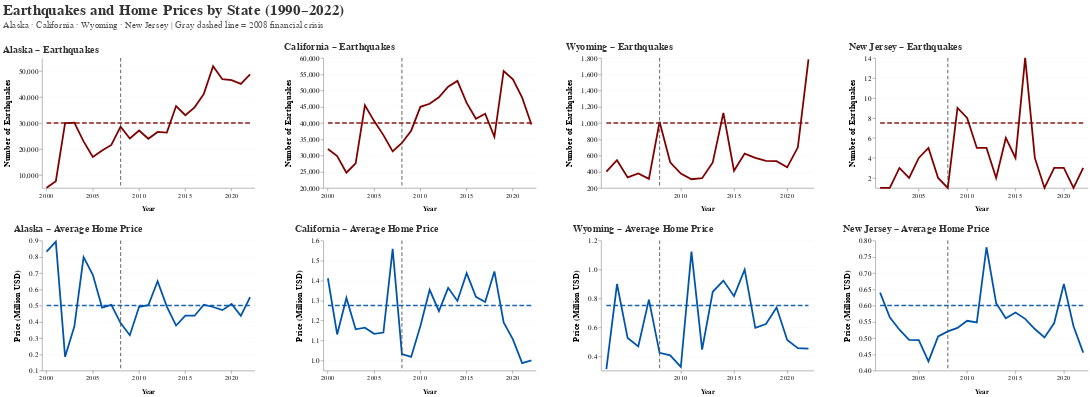

This figure's notebook cell:
### Markdown cell above
# Focus sur un Californie et Alaska

### Code cell
import altair as alt
import pandas as pd

# ---------------------------
# 1. FILTER & PREPARE DATA
# ---------------------------
states_of_interest = ["Alaska", "California", "Wyoming", "New Jersey"]

df = df_state_ACNJW[
    (df_state_ACNJW["state"].isin(states_of_interest)) &
    (df_state_ACNJW["year"] >= 1998) &
    (df_state_ACNJW["year"] <= 2022) &
    (df_state_ACNJW["n_earthquakes"] > 0) &
    (df_state_ACNJW["avg_price"] > 0)
].copy()

df["avg_price_million"] = df["avg_price"] / 1_000_000

# Fix order of states
df["state"] = pd.Categorical(df["state"], categories=states_of_interest, ordered=True)
df = df.sort_values(["state", "year"]).reset_index(drop=True)

# ---------------------------
# 2. COLORS (exactly as requested)
# ---------------------------
LIGHT_RED   = "#ffe6e6"
DARK_RED    = "#800000"
LIGHT_BLUE  = "#e6f2ff"
DEEP_BLUE   = "#0055aa"

# ---------------------------
# 3. 2008 CRISIS LINE
# ---------------------------
crisis_line = alt.Chart(pd.DataFrame({"year": [2008]})).mark_rule(
    color="#444444", strokeDash=[6, 4], strokeWidth=2, opacity=0.7
).encode(x="year:O")

# ---------------------------
# 4. CHART FUNCTION (clean, no config inside)
# ---------------------------
def make_chart(data, state_name, y_field, y_title, line_color, bg_color):
    base = alt.Chart(data).encode(
        x=alt.X("year:O",
                title="Year",
                axis=alt.Axis(
                    values=list(range(1990, 2026, 5)),   # 1990, 1995, 2000, ...
                    labelAngle=0,                        # horizontal labels
                    labelFontSize=11,
                    titleFontSize=12
                ))
    )

    line = base.mark_line(color=line_color, strokeWidth=3).encode(
        y=alt.Y(y_field, title=y_title, scale=alt.Scale(zero=False))
    )

    trend = base.transform_regression("year", y_field.split(":")[0]).mark_line(
        color=line_color, strokeDash=[8, 4], strokeWidth=2.5, opacity=0.9
    )

    return (line + trend + crisis_line).properties(
        width=360,
        height=220,
        title=state_name,
    )

# ---------------------------
# 5. BUILD ALL 8 CHARTS
# ---------------------------
rows = []

for state in states_of_interest:
    state_data = df[df["state"] == state]

    # Earthquakes chart
    eq_chart = make_chart(
        data=state_data,
        state_name=f"{state} – Earthquakes",
        y_field="n_earthquakes:Q",
        y_title="Number of Earthquakes",
        line_color=DARK_RED,
        bg_color=LIGHT_RED
    )

    # House price chart
    price_chart = make_chart(
        data=state_data,
        state_name=f"{state} – Average Home Price",
        y_field="avg_price_million:Q",
        y_title="Price (Million USD)",
        line_color=DEEP_BLUE,
        bg_color=LIGHT_BLUE
    )

    # One row = Earthquakes (left) + Prices (right)
    row = alt.vconcat(eq_chart, price_chart)
    rows.append(row)

# ---------------------------
# 6. FINAL GRID + GLOBAL STYLING
# ---------------------------
final_chart = alt.hconcat(*rows, spacing=50).properties(
    title=alt.TitleParams(
        text="Earthquakes and Home Prices by State (1990–2022)",
        subtitle="Alaska · California · Wyoming · New Jersey | Gray dashed line = 2008 financial crisis",
        fontSize=26,
        subtitleFontSize=16,
        anchor="start",
        offset=20,
        subtitleColor="#555"
    )
).configure_axis(
    gridOpacity=0.25,
    labelFontSize=12,
    titleFontSize=14,
    titlePadding=12
).configure_title(
    fontSize=17,
    anchor="start",
    color="#333333"
).configure_view(
    strokeWidth=0,
)

final_chart

### Figure 1 — Vega-Lite specification as saved in the notebook (floating-point values rounded to 4 significant figures)
{"config": {"view": {"continuousWidth": 300, "continuousHeight": 300, "strokeWidth": 0}, "axis": {"gridOpacity": 0.25, "labelFontSize": 12, "titleFontSize": 14, "titlePadding": 12}, "title": {"anchor": "start", "color": "#333333", "fontSize": 17}}, "hconcat": [{"vconcat": [{"layer": [{"mark": {"type": "line", "color": "#800000", "strokeWidth": 3}, "encoding": {"x": {"axis": {"labelAngle": 0, "labelFontSize": 11, "titleFontSize": 12, "values": [1990, 1995, 2000, 2005, 2010, 2015, 2020, 2025]}, "field": "year", "title": "Year", "type": "ordinal"}, "y": {"field": "n_earthquakes", "scale": {"zero": false}, "title": "Number of Earthquakes", "type": "quantitative"}}}, {"mark": {"type": "line", "color": "#800000", "opacity": 0.9, "strokeDash": [8, 4], "strokeWidth": 2.5}, "encoding": {"x": {"axis": {"labelAngle": 0, "labelFontSize": 11, "titleFontSize": 12, "values": [1990, 1995, 2000, 2005, 2010, 2015, 2020, 2025]}, "field": "year", "title": "Year", "type": "ordinal"}}, "transform": [{"on": "year", "regression": "n_earthquakes"}]}, {"data": {"name": "data-221ef96efb99289c5b8d0f73c8887a73"}, "mark": {"type": "rule", "color": "#444444", "opacity": 0.7, "strokeDash": [6, 4], "strokeWidth": 2}, "encoding": {"x": {"field": "year", "type": "ordinal"}}}], "height": 220, "title": "Alaska – Earthquakes", "width": 360}, {"layer": [{"mark": {"type": "line", "color": "#0055aa", "strokeWidth": 3}, "encoding": {"x": {"axis": {"labelAngle": 0, "labelFontSize": 11, "titleFontSize": 12, "values": [1990, 1995, 2000, 2005, 2010, 2015, 2020, 2025]}, "field": "year", "title": "Year", "type": "ordinal"}, "y": {"field": "avg_price_million", "scale": {"zero": false}, "title": "Price (Million USD)", "type": "quantitative"}}}, {"mark": {"type": "line", "color": "#0055aa", "opacity": 0.9, "strokeDash": [8, 4], "strokeWidth": 2.5}, "encoding": {"x": {"axis": {"labelAngle": 0, "labelFontSize": 11, "titleFontSize": 12, "values": [1990, 1995, 2000, 2005, 2010, 2015, 2020, 2025]}, "field": "year", "title": "Year", "type": "ordinal"}}, "transform": [{"on": "year", "regression": "avg_price_million"}]}, {"data": {"name": "data-221ef96efb99289c5b8d0f73c8887a73"}, "mark": {"type": "rule", "color": "#444444", "opacity": 0.7, "strokeDash": [6, 4], "strokeWidth": 2}, "encoding": {"x": {"field": "year", "type": "ordinal"}}}], "height": 220, "title": "Alaska – Average Home Price", "width": 360}], "data": {"name": "data-f71dd671a118570e9e103a3c07dcd07a"}}, {"vconcat": [{"layer": [{"mark": {"type": "line", "color": "#800000", "strokeWidth": 3}, "encoding": {"x": {"axis": {"labelAngle": 0, "labelFontSize": 11, "titleFontSize": 12, "values": [1990, 1995, 2000, 2005, 2010, 2015, 2020, 2025]}, "field": "year", "title": "Year", "type": "ordinal"}, "y": {"field": "n_earthquakes", "scale": {"zero": false}, "title": "Number of Earthquakes", "type": "quantitative"}}}, {"mark": {"type": "line", "color": "#800000", "opacity": 0.9, "strokeDash": [8, 4], "strokeWidth": 2.5}, "encoding": {"x": {"axis": {"labelAngle": 0, "labelFontSize": 11, "titleFontSize": 12, "values": [1990, 1995, 2000, 2005, 2010, 2015, 2020, 2025]}, "field": "year", "title": "Year", "type": "ordinal"}}, "transform": [{"on": "year", "regression": "n_earthquakes"}]}, {"data": {"name": "data-221ef96efb99289c5b8d0f73c8887a73"}, "mark": {"type": "rule", "color": "#444444", "opacity": 0.7, "strokeDash": [6, 4], "strokeWidth": 2}, "encoding": {"x": {"field": "year", "type": "ordinal"}}}], "height": 220, "title": "California – Earthquakes", "width": 360}, {"layer": [{"mark": {"type": "line", "color": "#0055aa", "strokeWidth": 3}, "encoding": {"x": {"axis": {"labelAngle": 0, "labelFontSize": 11, "titleFontSize": 12, "values": [1990, 1995, 2000, 2005, 2010, 2015, 2020, 2025]}, "field": "year", "title": "Year", "type": "ordinal"}, "y": {"field": "avg_price_million", "scale": {"zero": false}, "title": "Price (Million USD)", "type": "quantitative"}}}, {"mark": {"type": "line", "color": "#0055aa", "opacity": 0.9, "strokeDash": [8, 4], "strokeWidth": 2.5}, "encoding": {"x": {"axis": {"labelAngle": 0, "labelFontSize": 11, "titleFontSize": 12, "values": [1990, 1995, 2000, 2005, 2010, 2015, 2020, 2025]}, "field": "year", "title": "Year", "type": "ordinal"}}, "transform": [{"on": "year", "regression": "avg_price_million"}]}, {"data": {"name": "data-221ef96efb99289c5b8d0f73c8887a73"}, "mark": {"type": "rule", "color": "#444444", "opacity": 0.7, "strokeDash": [6, 4], "strokeWidth": 2}, "encoding": {"x": {"field": "year", "type": "ordinal"}}}], "height": 220, "title": "California – Average Home Price", "width": 360}], "data": {"name": "data-ade29331fc65200de216e79bac469a77"}}, {"vconcat": [{"layer": [{"mark": {"type": "line", "color": "#800000", "strokeWidth": 3}, "encoding": {"x": {"axis": {"labelAngle": 0, "labelFontSize": 11, "titleFontSize": 12, "values": [1990, 1995, 2000, 2005, 2010, 2015, 2020, 2025]}, "field": "year", "title": "Year", "type": "ordinal"}, "y": {"field": "n_earthquakes", "scale": {"zero": false}, "title": "Number of Earthquakes", "type": "quantitative"}}}, {"mark": {"type": "line", "color": "#800000", "opacity": 0.9, "strokeDash": [8, 4], "strokeWidth": 2.5}, "encoding": {"x": {"axis": {"labelAngle": 0, "labelFontSize": 11, "titleFontSize": 12, "values": [1990, 1995, 2000, 2005, 2010, 2015, 2020, 2025]}, "field": "year", "title": "Year", "type": "ordinal"}}, "transform": [{"on": "year", "regression": "n_earthquakes"}]}, {"data": {"name": "data-221ef96efb99289c5b8d0f73c8887a73"}, "mark": {"type": "rule", "color": "#444444", "opacity": 0.7, "strokeDash": [6, 4], "strokeWidth": 2}, "encoding": {"x": {"field": "year", "type": "ordinal"}}}], "height": 220, "title": "Wyoming – Earthquakes", "width": 360}, {"layer": [{"mark": {"type": "line", "color": "#0055aa", "strokeWidth": 3}, "encoding": {"x": {"axis": {"labelAngle": 0, "labelFontSize": 11, "titleFontSize": 12, "values": [1990, 1995, 2000, 2005, 2010, 2015, 2020, 2025]}, "field": "year", "title": "Year", "type": "ordinal"}, "y": {"field": "avg_price_million", "scale": {"zero": false}, "title": "Price (Million USD)", "type": "quantitative"}}}, {"mark": {"type": "line", "color": "#0055aa", "opacity": 0.9, "strokeDash": [8, 4], "strokeWidth": 2.5}, "encoding": {"x": {"axis": {"labelAngle": 0, "labelFontSize": 11, "titleFontSize": 12, "values": [1990, 1995, 2000, 2005, 2010, 2015, 2020, 2025]}, "field": "year", "title": "Year", "type": "ordinal"}}, "transform": [{"on": "year", "regression": "avg_price_million"}]}, {"data": {"name": "data-221ef96efb99289c5b8d0f73c8887a73"}, "mark": {"type": "rule", "color": "#444444", "opacity": 0.7, "strokeDash": [6, 4], "strokeWidth": 2}, "encoding": {"x": {"field": "year", "type": "ordinal"}}}], "height": 220, "title": "Wyoming – Average Home Price", "width": 360}], "data": {"name": "data-74b74657946e5e2a611ca00591684c0d"}}, {"vconcat": [{"layer": [{"mark": {"type": "line", "color": "#800000", "strokeWidth": 3}, "encoding": {"x": {"axis": {"labelAngle": 0, "labelFontSize": 11, "titleFontSize": 12, "values": [1990, 1995, 2000, 2005, 2010, 2015, 2020, 2025]}, "field": "year", "title": "Year", "type": "ordinal"}, "y": {"field": "n_earthquakes", "scale": {"zero": false}, "title": "Number of Earthquakes", "type": "quantitative"}}}, {"mark": {"type": "line", "color": "#800000", "opacity": 0.9, "strokeDash": [8, 4], "strokeWidth": 2.5}, "encoding": {"x": {"axis": {"labelAngle": 0, "labelFontSize": 11, "titleFontSize": 12, "values": [1990, 1995, 2000, 2005, 2010, 2015, 2020, 2025]}, "field": "year", "title": "Year", "type": "ordinal"}}, "transform": [{"on": "year", "regression": "n_earthquakes"}]}, {"data": {"name": "data-221ef96efb99289c5b8d0f73c8887a73"}, "mark": {"type": "rule", "color": "#444444", "opacity": 0.7, "strokeDash": [6, 4], "strokeWidth": 2}, "encoding": {"x": {"field": "year", "type": "ordinal"}}}], "height": 220, "title": "New Jersey – Earthquakes", "width": 360}, {"layer": [{"mark": {"type": "line", "color": "#0055aa", "strokeWidth": 3}, "encoding": {"x": {"axis": {"labelAngle": 0, "labelFontSize": 11, "titleFontSize": 12, "values": [1990, 1995, 2000, 2005, 2010, 2015, 2020, 2025]}, "field": "year", "title": "Year", "type": "ordinal"}, "y": {"field": "avg_price_million", "scale": {"zero": false}, "title": "Price (Million USD)", "type": "quantitative"}}}, {"mark": {"type": "line", "color": "#0055aa", "opacity": 0.9, "strokeDash": [8, 4], "strokeWidth": 2.5}, "encoding": {"x": {"axis": {"labelAngle": 0, "labelFontSize": 11, "titleFontSize": 12, "values": [1990, 1995, 2000, 2005, 2010, 2015, 2020, 2025]}, "field": "year", "title": "Year", "type": "ordinal"}}, "transform": [{"on": "year", "regression": "avg_price_million"}]}, {"data": {"name": "data-221ef96efb99289c5b8d0f73c8887a73"}, "mark": {"type": "rule", "color": "#444444", "opacity": 0.7, "strokeDash": [6, 4], "strokeWidth": 2}, "encoding": {"x": {"field": "year", "type": "ordinal"}}}], "height": 220, "title": "New Jersey – Average Home Price", "width": 360}], "data": {"name": "data-67c20b4a730b41ce3a018037989dd2a6"}}], "spacing": 50, "title": {"text": "Earthquakes and Home Prices by State (1990–2022)", "anchor": "start", "fontSize": 26, "offset": 20, "subtitle": "Alaska · California · Wyoming · New Jersey | Gray dashed line = 2008 financial crisis", "subtitleColor": "#555", "subtitleFontSize": 16}, "$schema": "https://vega.github.io/schema/vega-lite/v5.20.1.json", "datasets": {"data-f71dd671a118570e9e103a3c07dcd07a": [{"state": "Alaska", "state_fips": "02", "year": 2000, "n_earthquakes": 5085.0, "avg_magnitude": 2.145, "max_magnitude": 6.5, "avg_depth": 51.67, "n_properties": 2.0, "avg_price": 832000.0, "median_price": 832000.0, "avg_bedrooms": 4.0, "avg_bathrooms": 2.5, "avg_price_million": 0.832}, {"state": "Alaska", "state_fips": "02", "year": 2001, "n_earthquakes": 7609.0, "avg_magnitude": 2.018, "max_magnitude": 6.9, "avg_depth": 46.77, "n_properties": 3.0, "avg_price": 893000.0, "median_price": 650000.0, "avg_bedrooms": 5.0, "avg_bathrooms": 5.0, "avg_price_million": 0.893}, {"state": "Alaska", "state_fips": "02", "year": 2002, "n_earthquakes": 29940.0, "avg_magnitude": 1.718, "max_magnitude": 7.9, "avg_depth": 20.2, "n_properties": 2.0, "avg_price": 184500.0, "median_price": 184500.0, "avg_bedrooms": 2.5, "avg_bathrooms": 2.0, "avg_price_million": 0.1845}, {"state": "Alaska", "state_fips": "02", "year": 2003, "n_earthquakes": 30100.0, "avg_magnitude": 1.622, "max_magnitude": 6.9, "avg_depth": 26.66, "n_properties": 3.0, "avg_price": 371000.0, "median_price": 319000.0, "avg_bedrooms": 3.667, "avg_bathrooms": 2.0, "avg_price_million": 0.371}, {"state": "Alaska", "state_fips": "02", "year": 2004, "n_earthquakes": 22900.0, "avg_magnitude": 1.641, "max_magnitude": 6.8, "avg_depth": 37.62, "n_properties": 11.0, "avg_price": 797900.0, "median_price": 648000.0, "avg_bedrooms": 4.636, "avg_bathrooms": 3.727, "avg_price_million": 0.7979}, {"state": "Alaska", "state_fips": "02", "year": 2005, "n_earthquakes": 16890.0, "avg_magnitude": 1.838, "max_magnitude": 6.8, "avg_depth": 38.67, "n_properties": 7.0, "avg_price": 689600.0, "median_price": 579000.0, "avg_bedrooms": 5.571, "avg_bathrooms": 3.714, "avg_price_million": 0.6896}, {"state": "Alaska", "state_fips": "02", "year": 2006, "n_earthquakes": 19370.0, "avg_magnitude": 1.932, "max_magnitude": 6.6, "avg_depth": 36.14, "n_properties": 10.0, "avg_price": 487500.0, "median_price": 506000.0, "avg_bedrooms": 4.4, "avg_bathrooms": 2.8, "avg_price_million": 0.4875}, {"state": "Alaska", "state_fips": "02", "year": 2007, "n_earthquakes": 21540.0, "avg_magnitude": 1.816, "max_magnitude": 7.2, "avg_depth": 32.99, "n_properties": 9.0, "avg_price": 504100.0, "median_price": 499000.0, "avg_bedrooms": 4.444, "avg_bathrooms": 3.444, "avg_price_million": 0.5041}, {"state": "Alaska", "state_fips": "02", "year": 2008, "n_earthquakes": 28580.0, "avg_magnitude": 1.683, "max_magnitude": 6.6, "avg_depth": 29.35, "n_properties": 8.0, "avg_price": 391800.0, "median_price": 400000.0, "avg_bedrooms": 3.875, "avg_bathrooms": 2.625, "avg_price_million": 0.3918}, {"state": "Alaska", "state_fips": "02", "year": 2009, "n_earthquakes": 24040.0, "avg_magnitude": 1.602, "max_magnitude": 6.5, "avg_depth": 34.36, "n_properties": 6.0, "avg_price": 317600.0, "median_price": 300000.0, "avg_bedrooms": 2.667, "avg_bathrooms": 2.167, "avg_price_million": 0.3176}, {"state": "Alaska", "state_fips": "02", "year": 2010, "n_earthquakes": 27080.0, "avg_magnitude": 1.844, "max_magnitude": 6.7, "avg_depth": 32.31, "n_properties": 9.0, "avg_price": 492300.0, "median_price": 452000.0, "avg_bedrooms": 4.0, "avg_bathrooms": 2.778, "avg_price_million": 0.4923}, {"state": "Alaska", "state_fips": "02", "year": 2011, "n_earthquakes": 23910.0, "avg_magnitude": 1.661, "max_magnitude": 6.9, "avg_depth": 37.42, "n_properties": 7.0, "avg_price": 501900.0, "median_price": 439000.0, "avg_bedrooms": 3.286, "avg_bathrooms": 2.714, "avg_price_million": 0.5019}, {"state": "Alaska", "state_fips": "02", "year": 2012, "n_earthquakes": 26530.0, "avg_magnitude": 1.585, "max_magnitude": 6.4, "avg_depth": 37.04, "n_properties": 12.0, "avg_price": 649600.0, "median_price": 397400.0, "avg_bedrooms": 3.333, "avg_bathrooms": 2.833, "avg_price_million": 0.6496}, {"state": "Alaska", "state_fips": "02", "year": 2013, "n_earthquakes": 26310.0, "avg_magnitude": 1.63, "max_magnitude": 7.5, "avg_depth": 41.39, "n_properties": 12.0, "avg_price": 493900.0, "median_price": 468900.0, "avg_bedrooms": 3.75, "avg_bathrooms": 2.917, "avg_price_million": 0.4939}, {"state": "Alaska", "state_fips": "02", "year": 2014, "n_earthquakes": 36490.0, "avg_magnitude": 1.473, "max_magnitude": 6.3, "avg_depth": 37.93, "n_properties": 15.0, "avg_price": 377100.0, "median_price": 350000.0, "avg_bedrooms": 3.533, "avg_bathrooms": 2.333, "avg_price_million": 0.3771}, {"state": "Alaska", "state_fips": "02", "year": 2015, "n_earthquakes": 32970.0, "avg_magnitude": 1.569, "max_magnitude": 6.8, "avg_depth": 40.96, "n_properties": 24.0, "avg_price": 437300.0, "median_price": 372200.0, "avg_bedrooms": 3.333, "avg_bathrooms": 2.667, "avg_price_million": 0.4373}, {"state": "Alaska", "state_fips": "02", "year": 2016, "n_earthquakes": 35990.0, "avg_magnitude": 1.544, "max_magnitude": 7.1, "avg_depth": 42.01, "n_properties": 22.0, "avg_price": 437400.0, "median_price": 431000.0, "avg_bedrooms": 3.682, "avg_bathrooms": 2.591, "avg_price_million": 0.4374}, {"state": "Alaska", "state_fips": "02", "year": 2017, "n_earthquakes": 41160.0, "avg_magnitude": 1.561, "max_magnitude": 6.8, "avg_depth": 35.37, "n_properties": 17.0, "avg_price": 504900.0, "median_price": 435000.0, "avg_bedrooms": 3.647, "avg_bathrooms": 2.529, "avg_price_million": 0.5049}, {"state": "Alaska", "state_fips": "02", "year": 2018, "n_earthquakes": 51840.0, "avg_magnitude": 1.598, "max_magnitude": 7.9, "avg_depth": 29.83, "n_properties": 36.0, "avg_price": 491200.0, "median_price": 463500.0, "avg_bedrooms": 3.778, "avg_bathrooms": 2.889, "avg_price_million": 0.4912}, {"state": "Alaska", "state_fips": "02", "year": 2019, "n_earthquakes": 46790.0, "avg_magnitude": 1.378, "max_magnitude": 6.3, "avg_depth": 28.91, "n_properties": 32.0, "avg_price": 471900.0, "median_price": 437000.0, "avg_bedrooms": 3.531, "avg_bathrooms": 2.594, "avg_price_million": 0.4719}, {"state": "Alaska", "state_fips": "02", "year": 2020, "n_earthquakes": 46480.0, "avg_magnitude": 1.384, "max_magnitude": 7.8, "avg_depth": 30.28, "n_properties": 21.0, "avg_price": 509100.0, "median_price": 460000.0, "avg_bedrooms": 3.381, "avg_bathrooms": 2.81, "avg_price_million": 0.5091}, {"state": "Alaska", "state_fips": "02", "year": 2021, "n_earthquakes": 45000.0, "avg_magnitude": 1.421, "max_magnitude": 6.9, "avg_depth": 34.25, "n_properties": 16.0, "avg_price": 436800.0, "median_price": 412500.0, "avg_bedrooms": 3.125, "avg_bathrooms": 2.375, "avg_price_million": 0.4368}, {"state": "Alaska", "state_fips": "02", "year": 2022, "n_earthquakes": 48680.0, "avg_magnitude": 1.42, "max_magnitude": 6.8, "avg_depth": 37.48, "n_properties": 3.0, "avg_price": 552200.0, "median_price": 539000.0, "avg_bedrooms": 3.333, "avg_bathrooms": 2.0, "avg_price_million": 0.5522}], "data-221ef96efb99289c5b8d0f73c8887a73": [{"year": 2008}], "data-ade29331fc65200de216e79bac469a77": [{"state": "California", "state_fips": "06", "year": 2000, "n_earthquakes": 31980.0, "avg_magnitude": 1.466, "max_magnitude": 5.7, "avg_depth": 5.622, "n_properties": 909.0, "avg_price": 1412000.0, "median_price": 775000.0, "avg_bedrooms": 3.483, "avg_bathrooms": 2.758, "avg_price_million": 1.412}, {"state": "California", "state_fips": "06", "year": 2001, "n_earthquakes": 29830.0, "avg_magnitude": 1.49, "max_magnitude": 5.3, "avg_depth": 5.668, "n_properties": 899.0, "avg_price": 1131000.0, "median_price": 760000.0, "avg_bedrooms": 3.502, "avg_bathrooms": 2.732, "avg_price_million": 1.131}, {"state": "California", "state_fips": "06", "year": 2002, "n_earthquakes": 24680.0, "avg_magnitude": 1.373, "max_magnitude": 5.2, "avg_depth": 5.839, "n_properties": 1059.0, "avg_price": 1313000.0, "median_price": 799000.0, "avg_bedrooms": 3.547, "avg_bathrooms": 2.823, "avg_price_million": 1.313}, {"state": "California", "state_fips": "06", "year": 2003, "n_earthquakes": 27580.0, "avg_magnitude": 1.421, "max_magnitude": 6.5, "avg_depth": 6.089, "n_properties": 1292.0, "avg_price": 1156000.0, "median_price": 750000.0, "avg_bedrooms": 3.524, "avg_bathrooms": 2.714, "avg_price_million": 1.156}, {"state": "California", "state_fips": "06", "year": 2004, "n_earthquakes": 45420.0, "avg_magnitude": 1.281, "max_magnitude": 5.97, "avg_depth": 5.354, "n_properties": 1500.0, "avg_price": 1164000.0, "median_price": 714000.0, "avg_bedrooms": 3.562, "avg_bathrooms": 2.798, "avg_price_million": 1.164}, {"state": "California", "state_fips": "06", "year": 2005, "n_earthquakes": 40560.0, "avg_magnitude": 1.148, "max_magnitude": 7.2, "avg_depth": 5.229, "n_properties": 1453.0, "avg_price": 1134000.0, "median_price": 699000.0, "avg_bedrooms": 3.589, "avg_bathrooms": 2.811, "avg_price_million": 1.134}, {"state": "California", "state_fips": "06", "year": 2006, "n_earthquakes": 36260.0, "avg_magnitude": 1.114, "max_magnitude": 5.0, "avg_depth": 4.863, "n_properties": 1122.0, "avg_price": 1140000.0, "median_price": 699000.0, "avg_bedrooms": 3.503, "avg_bathrooms": 2.77, "avg_price_million": 1.14}, {"state": "California", "state_fips": "06", "year": 2007, "n_earthquakes": 31250.0, "avg_magnitude": 1.143, "max_magnitude": 5.4, "avg_depth": 5.94, "n_properties": 949.0, "avg_price": 1558000.0, "median_price": 739000.0, "avg_bedrooms": 3.466, "avg_bathrooms": 2.81, "avg_price_million": 1.558}, {"state": "California", "state_fips": "06", "year": 2008, "n_earthquakes": 33850.0, "avg_magnitude": 1.09, "max_magnitude": 5.9, "avg_depth": 5.542, "n_properties": 1146.0, "avg_price": 1033000.0, "median_price": 670500.0, "avg_bedrooms": 3.515, "avg_bathrooms": 2.698, "avg_price_million": 1.033}, {"state": "California", "state_fips": "06", "year": 2009, "n_earthquakes": 37610.0, "avg_magnitude": 1.053, "max_magnitude": 5.19, "avg_depth": 5.462, "n_properties": 1244.0, "avg_price": 1018000.0, "median_price": 631000.0, "avg_bedrooms": 3.537, "avg_bathrooms": 2.65, "avg_price_million": 1.018}, {"state": "California", "state_fips": "06", "year": 2010, "n_earthquakes": 44960.0, "avg_magnitude": 1.045, "max_magnitude": 6.5, "avg_depth": 5.239, "n_properties": 1244.0, "avg_price": 1172000.0, "median_price": 660000.0, "avg_bedrooms": 3.499, "avg_bathrooms": 2.74, "avg_price_million": 1.172}, {"state": "California", "state_fips": "06", "year": 2011, "n_earthquakes": 45890.0, "avg_magnitude": 0.8962, "max_magnitude": 4.73, "avg_depth": 5.418, "n_properties": 1331.0, "avg_price": 1354000.0, "median_price": 695000.0, "avg_bedrooms": 3.477, "avg_bathrooms": 2.794, "avg_price_million": 1.354}, {"state": "California", "state_fips": "06", "year": 2012, "n_earthquakes": 47880.0, "avg_magnitude": 0.9076, "max_magnitude": 6.3, "avg_depth": 5.033, "n_properties": 1470.0, "avg_price": 1247000.0, "median_price": 729400.0, "avg_bedrooms": 3.412, "avg_bathrooms": 2.717, "avg_price_million": 1.247}, {"state": "California", "state_fips": "06", "year": 2013, "n_earthquakes": 51140.0, "avg_magnitude": 0.8954, "max_magnitude": 5.69, "avg_depth": 5.302, "n_properties": 1830.0, "avg_price": 1364000.0, "median_price": 750000.0, "avg_bedrooms": 3.505, "avg_bathrooms": 2.792, "avg_price_million": 1.364}, {"state": "California", "state_fips": "06", "year": 2014, "n_earthquakes": 52930.0, "avg_magnitude": 0.9232, "max_magnitude": 6.8, "avg_depth": 4.924, "n_properties": 1905.0, "avg_price": 1298000.0, "median_price": 759800.0, "avg_bedrooms": 3.538, "avg_bathrooms": 2.854, "avg_price_million": 1.298}, {"state": "California", "state_fips": "06", "year": 2015, "n_earthquakes": 46150.0, "avg_magnitude": 0.966, "max_magnitude": 5.72, "avg_depth": 5.768, "n_properties": 2420.0, "avg_price": 1437000.0, "median_price": 761200.0, "avg_bedrooms": 3.501, "avg_bathrooms": 2.879, "avg_price_million": 1.437}, {"state": "California", "state_fips": "06", "year": 2016, "n_earthquakes": 41280.0, "avg_magnitude": 0.9512, "max_magnitude": 6.6, "avg_depth": 5.811, "n_properties": 2659.0, "avg_price": 1318000.0, "median_price": 745000.0, "avg_bedrooms": 3.498, "avg_bathrooms": 2.829, "avg_price_million": 1.318}, {"state": "California", "state_fips": "06", "year": 2017, "n_earthquakes": 42840.0, "avg_magnitude": 0.9516, "max_magnitude": 5.7, "avg_depth": 5.27, "n_properties": 3111.0, "avg_price": 1293000.0, "median_price": 729000.0, "avg_bedrooms": 3.565, "avg_bathrooms": 2.86, "avg_price_million": 1.293}, {"state": "California", "state_fips": "06", "year": 2018, "n_earthquakes": 35700.0, "avg_magnitude": 0.9173, "max_magnitude": 5.8, "avg_depth": 5.671, "n_properties": 3138.0, "avg_price": 1446000.0, "median_price": 715000.0, "avg_bedrooms": 3.505, "avg_bathrooms": 2.837, "avg_price_million": 1.446}, {"state": "California", "state_fips": "06", "year": 2019, "n_earthquakes": 55980.0, "avg_magnitude": 0.9967, "max_magnitude": 5.58, "avg_depth": 5.581, "n_properties": 3252.0, "avg_price": 1191000.0, "median_price": 699000.0, "avg_bedrooms": 3.549, "avg_bathrooms": 2.845, "avg_price_million": 1.191}, {"state": "California", "state_fips": "06", "year": 2020, "n_earthquakes": 53430.0, "avg_magnitude": 0.9698, "max_magnitude": 5.77, "avg_depth": 6.129, "n_properties": 2783.0, "avg_price": 1106000.0, "median_price": 689000.0, "avg_bedrooms": 3.539, "avg_bathrooms": 2.8, "avg_price_million": 1.106}, {"state": "California", "state_fips": "06", "year": 2021, "n_earthquakes": 47770.0, "avg_magnitude": 1.05, "max_magnitude": 6.2, "avg_depth": 5.84, "n_properties": 32600.0, "avg_price": 987100.0, "median_price": 699000.0, "avg_bedrooms": 3.289, "avg_bathrooms": 2.489, "avg_price_million": 0.9871}, {"state": "California", "state_fips": "06", "year": 2022, "n_earthquakes": 39540.0, "avg_magnitude": 0.9984, "max_magnitude": 6.4, "avg_depth": 5.998, "n_properties": 78640.0, "avg_price": 1001000.0, "median_price": 725000.0, "avg_bedrooms": 3.255, "avg_bathrooms": 2.482, "avg_price_million": 1.001}], "data-74b74657946e5e2a611ca00591684c0d": [{"state": "Wyoming", "state_fips": "56", "year": 1999, "n_earthquakes": 400.0, "avg_magnitude": 1.478, "max_magnitude": 4.3, "avg_depth": 3.627, "n_properties": 2.0, "avg_price": 310000.0, "median_price": 310000.0, "avg_bedrooms": 3.0, "avg_bathrooms": 1.5, "avg_price_million": 0.31}, {"state": "Wyoming", "state_fips": "56", "year": 2001, "n_earthquakes": 541.0, "avg_magnitude": 1.965, "max_magnitude": 4.3, "avg_depth": 2.168, "n_properties": 1.0, "avg_price": 899000.0, "median_price": 899000.0, "avg_bedrooms": 6.0, "avg_bathrooms": 5.0, "avg_price_million": 0.899}, {"state": "Wyoming", "state_fips": "56", "year": 2004, "n_earthquakes": 330.0, "avg_magnitude": 1.727, "max_magnitude": 5.0, "avg_depth": 3.376, "n_properties": 1.0, "avg_price": 525000.0, "median_price": 525000.0, "avg_bedrooms": 2.0, "avg_bathrooms": 3.0, "avg_price_million": 0.525}, {"state": "Wyoming", "state_fips": "56", "year": 2006, "n_earthquakes": 379.0, "avg_magnitude": 2.199, "max_magnitude": 3.82, "avg_depth": 2.72, "n_properties": 4.0, "avg_price": 467000.0, "median_price": 366500.0, "avg_bedrooms": 3.75, "avg_bathrooms": 2.25, "avg_price_million": 0.467}, {"state": "Wyoming", "state_fips": "56", "year": 2007, "n_earthquakes": 312.0, "avg_magnitude": 2.168, "max_magnitude": 3.83, "avg_depth": 2.483, "n_properties": 3.0, "avg_price": 791300.0, "median_price": 339000.0, "avg_bedrooms": 4.0, "avg_bathrooms": 2.667, "avg_price_million": 0.7913}, {"state": "Wyoming", "state_fips": "56", "year": 2008, "n_earthquakes": 1014.0, "avg_magnitude": 1.581, "max_magnitude": 3.86, "avg_depth": 3.742, "n_properties": 2.0, "avg_price": 422500.0, "median_price": 422500.0, "avg_bedrooms": 3.0, "avg_bathrooms": 3.0, "avg_price_million": 0.4225}, {"state": "Wyoming", "state_fips": "56", "year": 2009, "n_earthquakes": 516.0, "avg_magnitude": 1.754, "max_magnitude": 4.0, "avg_depth": 2.968, "n_properties": 3.0, "avg_price": 405000.0, "median_price": 295000.0, "avg_bedrooms": 3.0, "avg_bathrooms": 2.0, "avg_price_million": 0.405}, {"state": "Wyoming", "state_fips": "56", "year": 2010, "n_earthquakes": 377.0, "avg_magnitude": 1.681, "max_magnitude": 4.8, "avg_depth": 5.43, "n_properties": 6.0, "avg_price": 324800.0, "median_price": 294400.0, "avg_bedrooms": 3.5, "avg_bathrooms": 2.167, "avg_price_million": 0.3248}, {"state": "Wyoming", "state_fips": "56", "year": 2011, "n_earthquakes": 307.0, "avg_magnitude": 1.952, "max_magnitude": 3.9, "avg_depth": 2.553, "n_properties": 6.0, "avg_price": 1123000.0, "median_price": 998500.0, "avg_bedrooms": 4.5, "avg_bathrooms": 3.333, "avg_price_million": 1.123}, {"state": "Wyoming", "state_fips": "56", "year": 2012, "n_earthquakes": 320.0, "avg_magnitude": 1.983, "max_magnitude": 4.5, "avg_depth": 2.486, "n_properties": 8.0, "avg_price": 444800.0, "median_price": 407000.0, "avg_bedrooms": 3.75, "avg_bathrooms": 2.375, "avg_price_million": 0.4447}, {"state": "Wyoming", "state_fips": "56", "year": 2013, "n_earthquakes": 514.0, "avg_magnitude": 1.844, "max_magnitude": 4.8, "avg_depth": 4.678, "n_properties": 14.0, "avg_price": 845400.0, "median_price": 375000.0, "avg_bedrooms": 3.643, "avg_bathrooms": 2.571, "avg_price_million": 0.8454}, {"state": "Wyoming", "state_fips": "56", "year": 2014, "n_earthquakes": 1124.0, "avg_magnitude": 0.8057, "max_magnitude": 4.83, "avg_depth": 4.625, "n_properties": 15.0, "avg_price": 922600.0, "median_price": 699000.0, "avg_bedrooms": 3.333, "avg_bathrooms": 2.6, "avg_price_million": 0.9226}, {"state": "Wyoming", "state_fips": "56", "year": 2015, "n_earthquakes": 412.0, "avg_magnitude": 2.34, "max_magnitude": 3.8, "avg_depth": 2.62, "n_properties": 33.0, "avg_price": 815200.0, "median_price": 360000.0, "avg_bedrooms": 3.455, "avg_bathrooms": 2.576, "avg_price_million": 0.8152}, {"state": "Wyoming", "state_fips": "56", "year": 2016, "n_earthquakes": 623.0, "avg_magnitude": 1.738, "max_magnitude": 4.8, "avg_depth": 4.206, "n_properties": 21.0, "avg_price": 998800.0, "median_price": 370000.0, "avg_bedrooms": 3.81, "avg_bathrooms": 2.857, "avg_price_million": 0.9988}, {"state": "Wyoming", "state_fips": "56", "year": 2017, "n_earthquakes": 571.0, "avg_magnitude": 1.879, "max_magnitude": 4.0, "avg_depth": 3.947, "n_properties": 25.0, "avg_price": 595200.0, "median_price": 349500.0, "avg_bedrooms": 3.4, "avg_bathrooms": 2.36, "avg_price_million": 0.5952}, {"state": "Wyoming", "state_fips": "56", "year": 2018, "n_earthquakes": 532.0, "avg_magnitude": 1.84, "max_magnitude": 3.6, "avg_depth": 3.874, "n_properties": 32.0, "avg_price": 622400.0, "median_price": 311400.0, "avg_bedrooms": 3.594, "avg_bathrooms": 2.375, "avg_price_million": 0.6224}, {"state": "Wyoming", "state_fips": "56", "year": 2019, "n_earthquakes": 530.0, "avg_magnitude": 1.81, "max_magnitude": 3.7, "avg_depth": 3.516, "n_properties": 38.0, "avg_price": 735900.0, "median_price": 397200.0, "avg_bedrooms": 3.868, "avg_bathrooms": 2.684, "avg_price_million": 0.7359}, {"state": "Wyoming", "state_fips": "56", "year": 2020, "n_earthquakes": 453.0, "avg_magnitude": 1.684, "max_magnitude": 3.7, "avg_depth": 3.747, "n_properties": 28.0, "avg_price": 512000.0, "median_price": 393200.0, "avg_bedrooms": 3.393, "avg_bathrooms": 2.393, "avg_price_million": 0.512}, {"state": "Wyoming", "state_fips": "56", "year": 2021, "n_earthquakes": 700.0, "avg_magnitude": 1.546, "max_magnitude": 4.0, "avg_depth": 4.23, "n_properties": 29.0, "avg_price": 455400.0, "median_price": 325000.0, "avg_bedrooms": 3.483, "avg_bathrooms": 2.138, "avg_price_million": 0.4554}, {"state": "Wyoming", "state_fips": "56", "year": 2022, "n_earthquakes": 1782.0, "avg_magnitude": 1.079, "max_magnitude": 3.93, "avg_depth": 5.149, "n_properties": 322.0, "avg_price": 452300.0, "median_price": 424400.0, "avg_bedrooms": 3.578, "avg_bathrooms": 2.581, "avg_price_million": 0.4523}], "data-67c20b4a730b41ce3a018037989dd2a6": [{"state": "New Jersey", "state_fips": "34", "year": 2001, "n_earthquakes": 1.0, "avg_magnitude": 1.9, "max_magnitude": 1.9, "avg_depth": 7.0, "n_properties": 191.0, "avg_price": 639900.0, "median_price": 449000.0, "avg_bedrooms": 3.785, "avg_bathrooms": 2.901, "avg_price_million": 0.6399}, {"state": "New Jersey", "state_fips": "34", "year": 2002, "n_earthquakes": 1.0, "avg_magnitude": 1.0, "max_magnitude": 1.0, "avg_depth": 3.66, "n_properties": 218.0, "avg_price": 563900.0, "median_price": 425000.0, "avg_bedrooms": 3.482, "avg_bathrooms": 2.734, "avg_price_million": 0.5639}, {"state": "New Jersey", "state_fips": "34", "year": 2003, "n_earthquakes": 3.0, "avg_magnitude": 2.28, "max_magnitude": 3.1, "avg_depth": 3.853, "n_properties": 242.0, "avg_price": 525700.0, "median_price": 387500.0, "avg_bedrooms": 3.616, "avg_bathrooms": 2.744, "avg_price_million": 0.5257}, {"state": "New Jersey", "state_fips": "34", "year": 2004, "n_earthquakes": 2.0, "avg_magnitude": 2.05, "max_magnitude": 2.1, "avg_depth": 7.125, "n_properties": 371.0, "avg_price": 494200.0, "median_price": 379900.0, "avg_bedrooms": 3.418, "avg_bathrooms": 2.499, "avg_price_million": 0.4942}, {"state": "New Jersey", "state_fips": "34", "year": 2005, "n_earthquakes": 4.0, "avg_magnitude": 1.647, "max_magnitude": 2.12, "avg_depth": 4.97, "n_properties": 372.0, "avg_price": 493700.0, "median_price": 349900.0, "avg_bedrooms": 3.495, "avg_bathrooms": 2.559, "avg_price_million": 0.4937}, {"state": "New Jersey", "state_fips": "34", "year": 2006, "n_earthquakes": 5.0, "avg_magnitude": 1.534, "max_magnitude": 2.39, "avg_depth": 5.008, "n_properties": 391.0, "avg_price": 428200.0, "median_price": 349900.0, "avg_bedrooms": 3.34, "avg_bathrooms": 2.407, "avg_price_million": 0.4282}, {"state": "New Jersey", "state_fips": "34", "year": 2007, "n_earthquakes": 2.0, "avg_magnitude": 1.655, "max_magnitude": 2.05, "avg_depth": 4.885, "n_properties": 301.0, "avg_price": 504800.0, "median_price": 339000.0, "avg_bedrooms": 3.505, "avg_bathrooms": 2.578, "avg_price_million": 0.5048}, {"state": "New Jersey", "state_fips": "34", "year": 2008, "n_earthquakes": 1.0, "avg_magnitude": 2.1, "max_magnitude": 2.1, "avg_depth": 0.85, "n_properties": 238.0, "avg_price": 520600.0, "median_price": 349400.0, "avg_bedrooms": 3.391, "avg_bathrooms": 2.462, "avg_price_million": 0.5206}, {"state": "New Jersey", "state_fips": "34", "year": 2009, "n_earthquakes": 9.0, "avg_magnitude": 2.164, "max_magnitude": 2.95, "avg_depth": 4.834, "n_properties": 195.0, "avg_price": 531100.0, "median_price": 384900.0, "avg_bedrooms": 3.272, "avg_bathrooms": 2.426, "avg_price_million": 0.5311}, {"state": "New Jersey", "state_fips": "34", "year": 2010, "n_earthquakes": 8.0, "avg_magnitude": 1.288, "max_magnitude": 2.37, "avg_depth": 4.14, "n_properties": 175.0, "avg_price": 553100.0, "median_price": 380000.0, "avg_bedrooms": 3.463, "avg_bathrooms": 2.554, "avg_price_million": 0.5531}, {"state": "New Jersey", "state_fips": "34", "year": 2011, "n_earthquakes": 5.0, "avg_magnitude": 1.43, "max_magnitude": 1.78, "avg_depth": 5.812, "n_properties": 169.0, "avg_price": 548000.0, "median_price": 425000.0, "avg_bedrooms": 3.621, "avg_bathrooms": 2.615, "avg_price_million": 0.548}, {"state": "New Jersey", "state_fips": "34", "year": 2012, "n_earthquakes": 5.0, "avg_magnitude": 1.334, "max_magnitude": 1.93, "avg_depth": 3.848, "n_properties": 189.0, "avg_price": 779400.0, "median_price": 429900.0, "avg_bedrooms": 3.714, "avg_bathrooms": 2.984, "avg_price_million": 0.7794}, {"state": "New Jersey", "state_fips": "34", "year": 2013, "n_earthquakes": 2.0, "avg_magnitude": 1.535, "max_magnitude": 1.93, "avg_depth": 2.07, "n_properties": 243.0, "avg_price": 607300.0, "median_price": 419900.0, "avg_bedrooms": 3.49, "avg_bathrooms": 2.654, "avg_price_million": 0.6073}, {"state": "New Jersey", "state_fips": "34", "year": 2014, "n_earthquakes": 6.0, "avg_magnitude": 1.052, "max_magnitude": 1.77, "avg_depth": 7.44, "n_properties": 265.0, "avg_price": 561000.0, "median_price": 399000.0, "avg_bedrooms": 3.434, "avg_bathrooms": 2.589, "avg_price_million": 0.561}, {"state": "New Jersey", "state_fips": "34", "year": 2015, "n_earthquakes": 4.0, "avg_magnitude": 1.463, "max_magnitude": 2.6, "avg_depth": 6.755, "n_properties": 330.0, "avg_price": 578300.0, "median_price": 419000.0, "avg_bedrooms": 3.421, "avg_bathrooms": 2.633, "avg_price_million": 0.5783}, {"state": "New Jersey", "state_fips": "34", "year": 2016, "n_earthquakes": 14.0, "avg_magnitude": 0.8221, "max_magnitude": 2.08, "avg_depth": 2.684, "n_properties": 330.0, "avg_price": 559100.0, "median_price": 399900.0, "avg_bedrooms": 3.467, "avg_bathrooms": 2.63, "avg_price_million": 0.5591}, {"state": "New Jersey", "state_fips": "34", "year": 2017, "n_earthquakes": 4.0, "avg_magnitude": 1.343, "max_magnitude": 1.71, "avg_depth": 6.72, "n_properties": 458.0, "avg_price": 527900.0, "median_price": 385000.0, "avg_bedrooms": 3.459, "avg_bathrooms": 2.535, "avg_price_million": 0.5279}, {"state": "New Jersey", "state_fips": "34", "year": 2018, "n_earthquakes": 1.0, "avg_magnitude": 1.18, "max_magnitude": 1.18, "avg_depth": 5.0, "n_properties": 515.0, "avg_price": 501600.0, "median_price": 380000.0, "avg_bedrooms": 3.495, "avg_bathrooms": 2.511, "avg_price_million": 0.5016}, {"state": "New Jersey", "state_fips": "34", "year": 2019, "n_earthquakes": 3.0, "avg_magnitude": 1.543, "max_magnitude": 1.96, "avg_depth": 5.723, "n_properties": 495.0, "avg_price": 546200.0, "median_price": 399000.0, "avg_bedrooms": 3.626, "avg_bathrooms": 2.618, "avg_price_million": 0.5462}, {"state": "New Jersey", "state_fips": "34", "year": 2020, "n_earthquakes": 3.0, "avg_magnitude": 2.3, "max_magnitude": 3.1, "avg_depth": 3.27, "n_properties": 466.0, "avg_price": 666600.0, "median_price": 425000.0, "avg_bedrooms": 3.697, "avg_bathrooms": 2.747, "avg_price_million": 0.6666}, {"state": "New Jersey", "state_fips": "34", "year": 2021, "n_earthquakes": 1.0, "avg_magnitude": 2.4, "max_magnitude": 2.4, "avg_depth": 5.0, "n_properties": 2746.0, "avg_price": 536500.0, "median_price": 389900.0, "avg_bedrooms": 3.493, "avg_bathrooms": 2.575, "avg_price_million": 0.5365}, {"state": "New Jersey", "state_fips": "34", "year": 2022, "n_earthquakes": 3.0, "avg_magnitude": 2.167, "max_magnitude": 2.3, "avg_depth": 5.005, "n_properties": 5144.0, "avg_price": 455100.0, "median_price": 360000.0, "avg_bedrooms": 3.451, "avg_bathrooms": 2.417, "avg_price_million": 0.4551}]}}
